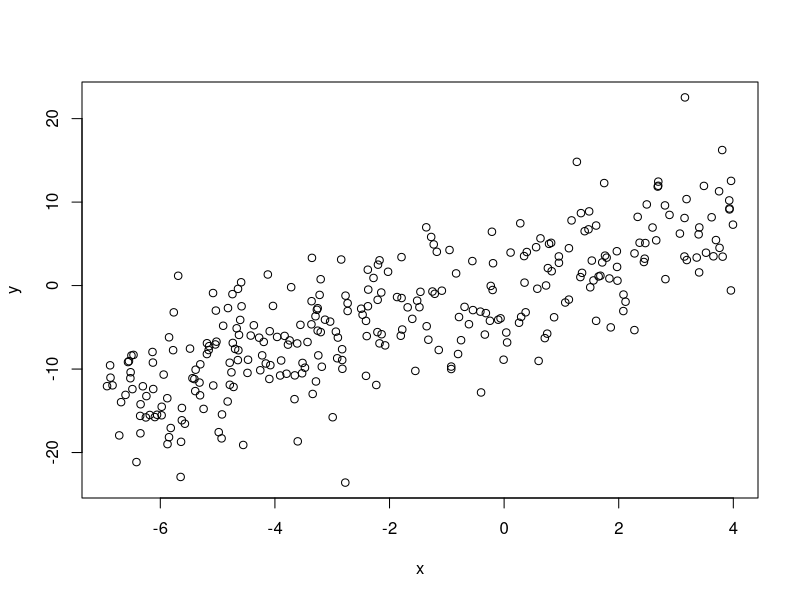
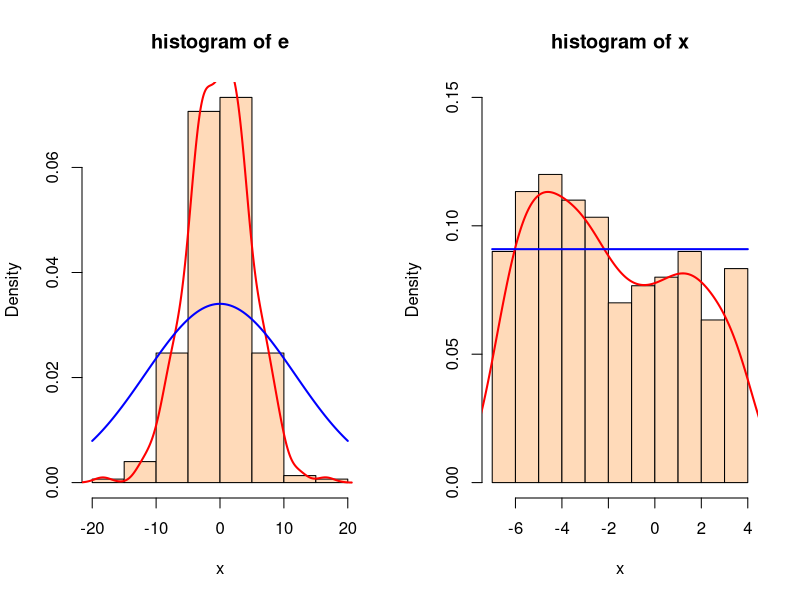

Source code (R) for these figures, in order:
set.seed(22)
x<-runif(300,-7,4)
e<-rnorm(300,0,5)
y<-1.9*x+e
plot(x,y)
attach(mtcars)
layout(matrix(2:1,1 , 2, byrow = T))
hist(x, col="peachpuff", border="black", prob = TRUE, xlab="x",ylab ="Density", main = "histogram of x", ylim=c(0,0.15))
lines(density(x), col="red", lwd =2) 
curve(dunif(x, -7, 4), col = "blue",lwd = 2, add = T)
hist(e, col="peachpuff", border="black", prob = TRUE, xlab="x", ylab ="Density", main = "histogram of e") 
lines(density(e), col="red", lwd =2)
curve(dnorm(e,mean = mean (e), sd = sd(e)), col = "blue",lwd = 2, add = T, xname = "e")
dev.copy(tiff, filename = "plot-ex06.png")
dev.off() 

